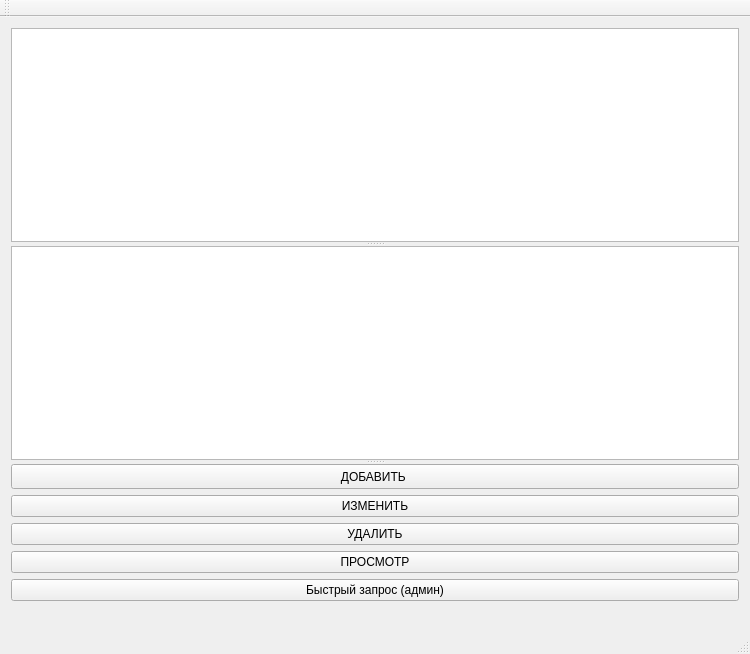
<?xml version="1.0" encoding="UTF-8"?>
<ui version="4.0">
 <class>MainWindow</class>
 <widget class="QMainWindow" name="MainWindow">
  <property name="geometry">
   <rect>
    <x>0</x>
    <y>0</y>
    <width>750</width>
    <height>654</height>
   </rect>
  </property>
  <property name="windowTitle">
   <string>MainWindow</string>
  </property>
  <widget class="QWidget" name="centralWidget">
   <layout class="QVBoxLayout" name="verticalLayout">
    <item>
     <widget class="QSplitter" name="splitter">
      <property name="orientation">
       <enum>Qt::Vertical</enum>
      </property>
      <widget class="QTableView" name="tableView"/>
      <widget class="QTextEdit" name="textEdit"/>
      <widget class="QPushButton" name="add">
       <property name="text">
        <string>ДОБАВИТЬ </string>
       </property>
      </widget>
     </widget>
    </item>
    <item>
     <widget class="QPushButton" name="pushButton">
      <property name="text">
       <string>ИЗМЕНИТЬ</string>
      </property>
     </widget>
    </item>
    <item>
     <widget class="QPushButton" name="pushButton_2">
      <property name="text">
       <string>УДАЛИТЬ</string>
      </property>
     </widget>
    </item>
    <item>
     <widget class="QPushButton" name="pushButton_3">
      <property name="text">
       <string>ПРОСМОТР</string>
      </property>
     </widget>
    </item>
    <item>
     <layout class="QHBoxLayout" name="horizontalLayout">
      <item>
       <widget class="QPushButton" name="admin">
        <property name="text">
         <string>Быстрый запрос (админ)</string>
        </property>
       </widget>
      </item>
     </layout>
    </item>
    <item>
     <spacer name="horizontalSpacer">
      <property name="orientation">
       <enum>Qt::Horizontal</enum>
      </property>
      <property name="sizeHint" stdset="0">
       <size>
        <width>40</width>
        <height>20</height>
       </size>
      </property>
     </spacer>
    </item>
   </layout>
  </widget>
  <widget class="QMenuBar" name="menuBar">
   <property name="geometry">
    <rect>
     <x>0</x>
     <y>0</y>
     <width>750</width>
     <height>24</height>
    </rect>
   </property>
  </widget>
  <widget class="QToolBar" name="mainToolBar">
   <attribute name="toolBarArea">
    <enum>TopToolBarArea</enum>
   </attribute>
   <attribute name="toolBarBreak">
    <bool>false</bool>
   </attribute>
  </widget>
  <widget class="QStatusBar" name="statusBar"/>
 </widget>
 <layoutdefault spacing="6" margin="11"/>
 <resources/>
 <connections/>
</ui>
